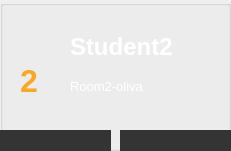
  <widget class="QGroupBox" name="groupBox_7">
   <property name="geometry">
    <rect>
     <x>770</x>
     <y>270</y>
     <width>231</width>
     <height>151</height>
    </rect>
   </property>
   <property name="styleSheet">
    <string notr="true">QPushButton {
 
	color: rgb(255, 255, 255);
	
	background-color: rgb(52, 52, 52);
border: 0px solid;
border-radius : 0px;
font: 12pt &quot;Nirmala UI&quot;;
}

QPushButton:hover {
	
	background-color: rgb(151, 9, 206);
	
	color: rgb(255, 255, 255);
}</string>
   </property>
   <property name="title">
    <string/>
   </property>
   <widget class="QPushButton" name="mainhome_buttn_8">
    <property name="geometry">
     <rect>
      <x>0</x>
      <y>130</y>
      <width>111</width>
      <height>21</height>
     </rect>
    </property>
    <property name="font">
     <font>
      <family>Nirmala UI</family>
      <pointsize>12</pointsize>
      <weight>50</weight>
      <italic>false</italic>
      <bold>false</bold>
     </font>
    </property>
    <property name="styleSheet">
     <string notr="true"/>
    </property>
    <property name="text">
     <string/>
    </property>
    <property name="icon">
     <iconset>
      <normaloff>photos/arrow2.svg</normaloff>photos/arrow2.svg</iconset>
    </property>
    <property name="iconSize">
     <size>
      <width>10</width>
      <height>10</height>
     </size>
    </property>
    <property name="autoDefault">
     <bool>true</bool>
    </property>
    <property name="flat">
     <bool>false</bool>
    </property>
   </widget>
   <widget class="QPushButton" name="mainhome_buttn_9">
    <property name="geometry">
     <rect>
      <x>120</x>
      <y>130</y>
      <width>111</width>
      <height>21</height>
     </rect>
    </property>
    <property name="font">
     <font>
      <family>Nirmala UI</family>
      <pointsize>12</pointsize>
      <weight>50</weight>
      <italic>false</italic>
      <bold>false</bold>
     </font>
    </property>
    <property name="styleSheet">
     <string notr="true"/>
    </property>
    <property name="text">
     <string/>
    </property>
    <property name="icon">
     <iconset>
      <normaloff>photos/arrow3.svg</normaloff>photos/arrow3.svg</iconset>
    </property>
    <property name="iconSize">
     <size>
      <width>10</width>
      <height>10</height>
     </size>
    </property>
    <property name="autoDefault">
     <bool>true</bool>
    </property>
    <property name="flat">
     <bool>false</bool>
    </property>
   </widget>
   <widget class="QLabel" name="label_6">
    <property name="geometry">
     <rect>
      <x>20</x>
      <y>50</y>
      <width>41</width>
      <height>61</height>
     </rect>
    </property>
    <property name="font">
     <font>
      <pointsize>24</pointsize>
      <weight>75</weight>
      <bold>true</bold>
     </font>
    </property>
    <property name="styleSheet">
     <string notr="true">background-color: rgba(0,0,0,0%);
color: rgb(249, 168, 38);</string>
    </property>
    <property name="text">
     <string>2</string>
    </property>
   </widget>
   <widget class="QWidget" name="verticalLayoutWidget_3">
    <property name="geometry">
     <rect>
      <x>70</x>
      <y>30</y>
      <width>131</width>
      <height>73</height>
     </rect>
    </property>
    <layout class="QVBoxLayout" name="verticalLayout_3">
     <item>
      <widget class="QLabel" name="Time_label_3">
       <property name="font">
        <font>
         <family>Nirmala UI</family>
         <pointsize>18</pointsize>
         <weight>75</weight>
         <bold>true</bold>
        </font>
       </property>
       <property name="styleSheet">
        <string notr="true">color: white;
background-color: rgba(0,0,0,0%);</string>
       </property>
       <property name="text">
        <string>Student2</string>
       </property>
      </widget>
     </item>
     <item>
      <widget class="QLabel" name="date_label_3">
       <property name="font">
        <font>
         <family>Nirmala UI</family>
         <pointsize>10</pointsize>
         <weight>50</weight>
         <bold>false</bold>
        </font>
       </property>
       <property name="styleSheet">
        <string notr="true">color: white;
background-color: rgba(0,0,0,0%);</string>
       </property>
       <property name="text">
        <string>Room2-oliva</string>
       </property>
      </widget>
     </item>
    </layout>
   </widget>
  </widget>
